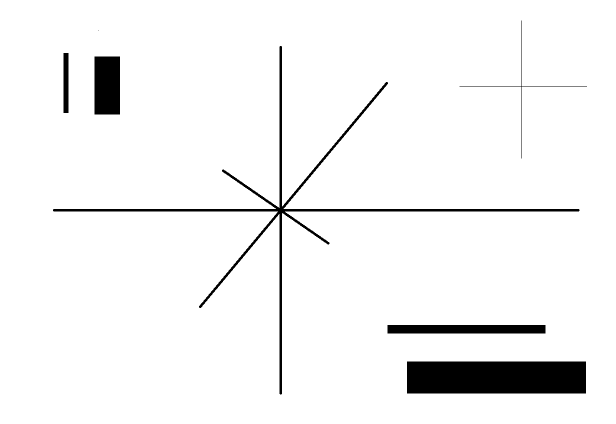
#> input picture data/testDoG1.png, 1231 x 847 px, found by its file name (shown at 1/2 size)
$ python 16-warptestBackground.py
#> lines starting #> are read from the running program, lines starting #| are printed output that depends on the picture; after the words box and inside, x2 and y2 are one past the last pixel; in counts of white or black regions, pixels touching at a corner belong together
import cv2
import matplotlib.pyplot as plt
import numpy as np


img = cv2.imread('data/testDoG1.png')
#> img is the input picture: shape (847, 1231, 3); 95.3% white; 7 black regions (1 under 20 px), largest, box (x1, y1, x2, y2) and area: (814, 723, 1172, 787) 22912, (106, 92, 1159, 789) 12813, (189, 113, 240, 229) 5916, (775, 650, 1091, 667) 5372, (127, 106, 137, 226) 1200, (919, 41, 1174, 317) 530
rows,cols,ch = img.shape
#> rows = 847; cols = 1231; ch = 3

pts1 = np.float32([[56,65],[368,52],[28,387],[389,390]])
pts2 = np.float32([[0,0],[300,0],[0,300],[300,300]])

M = cv2.getPerspectiveTransform(pts1,pts2)

dst = np.random.random((800,800))
dst *= 200
print(dst)
dst = cv2.warpPerspective(src=img,M=M,dsize=dst.shape, borderMode=cv2.BORDER_CONSTANT, borderValue=200.002)
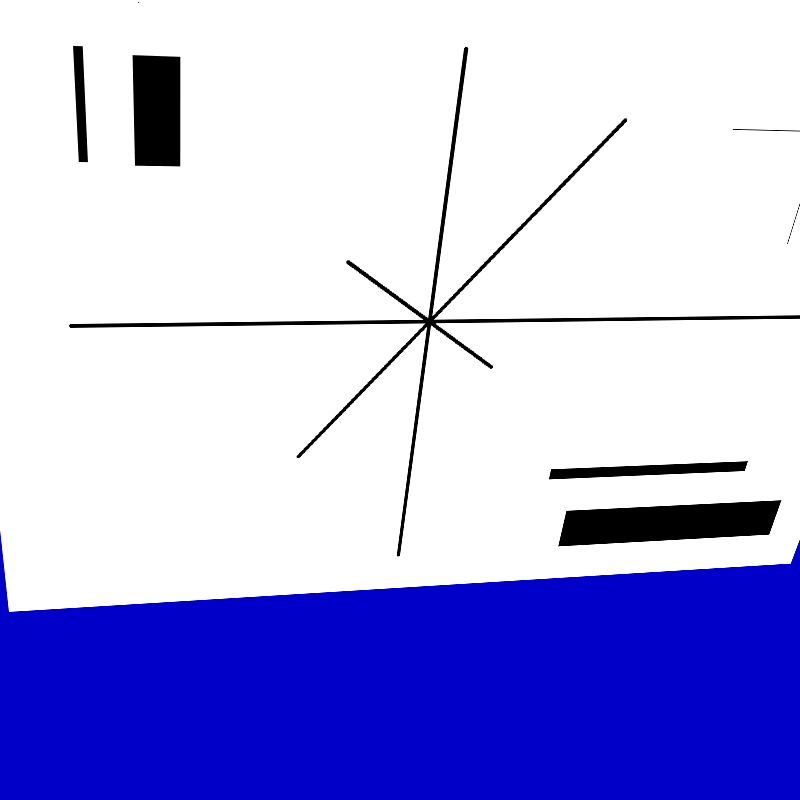
#> dst: shape (800, 800, 3); mean B, G, R 231.4, 178.2, 178.2

mask = dst == 200.002
#> mask: shape (800, 800, 3) bool; every value is 0
print(mask)
#> (printed output is left out)
print(dst)
#> (printed output is left out)

plt.subplot(121),plt.imshow(img),plt.title('Input')
plt.subplot(122),plt.imshow(dst),plt.title('Output')
plt.show()
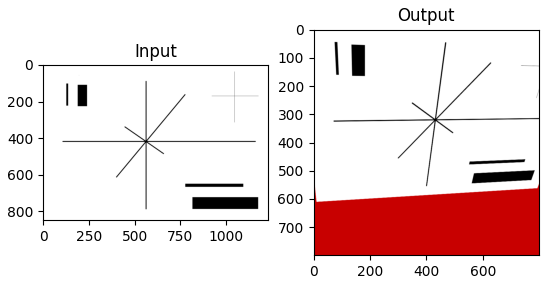
#> figure drawn by matplotlib, 2 panels; B, G, R data is drawn as R, G, B
